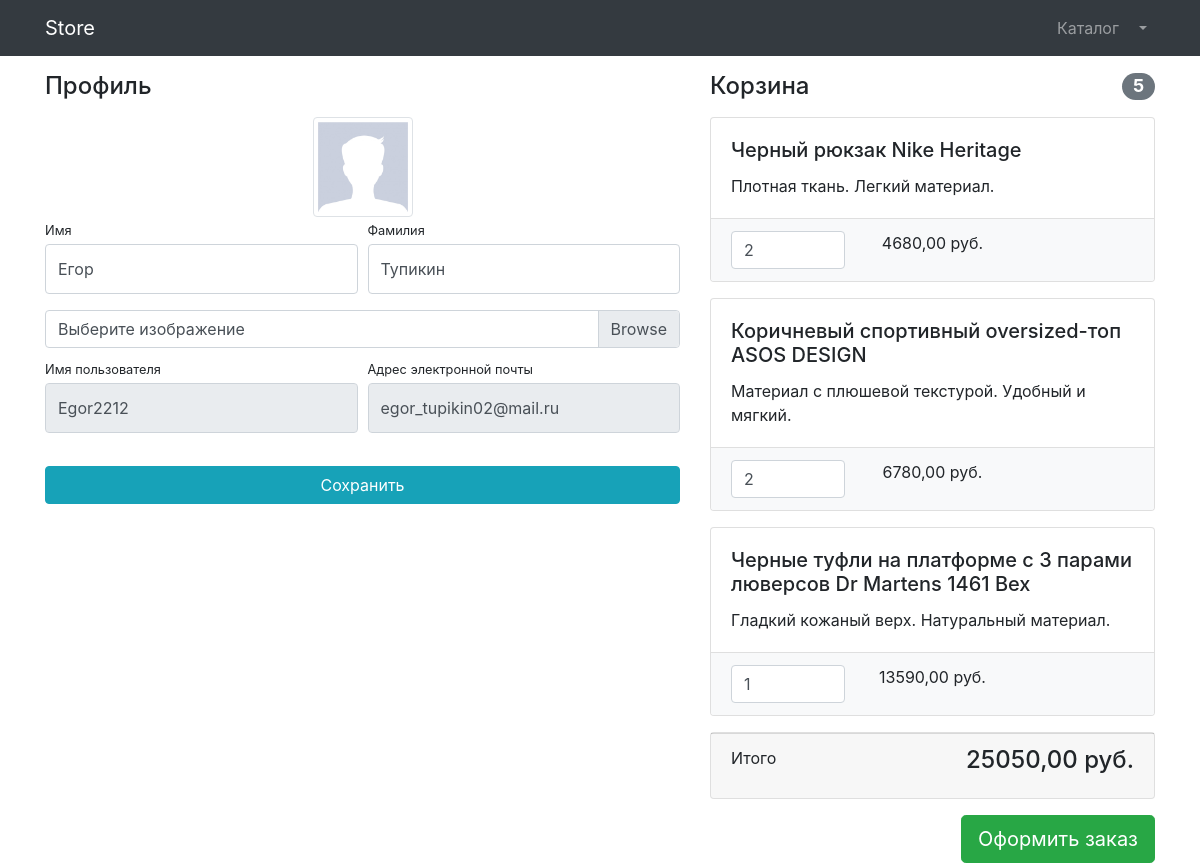
Page /users/prfile/ (signed in) on the earlier database version.
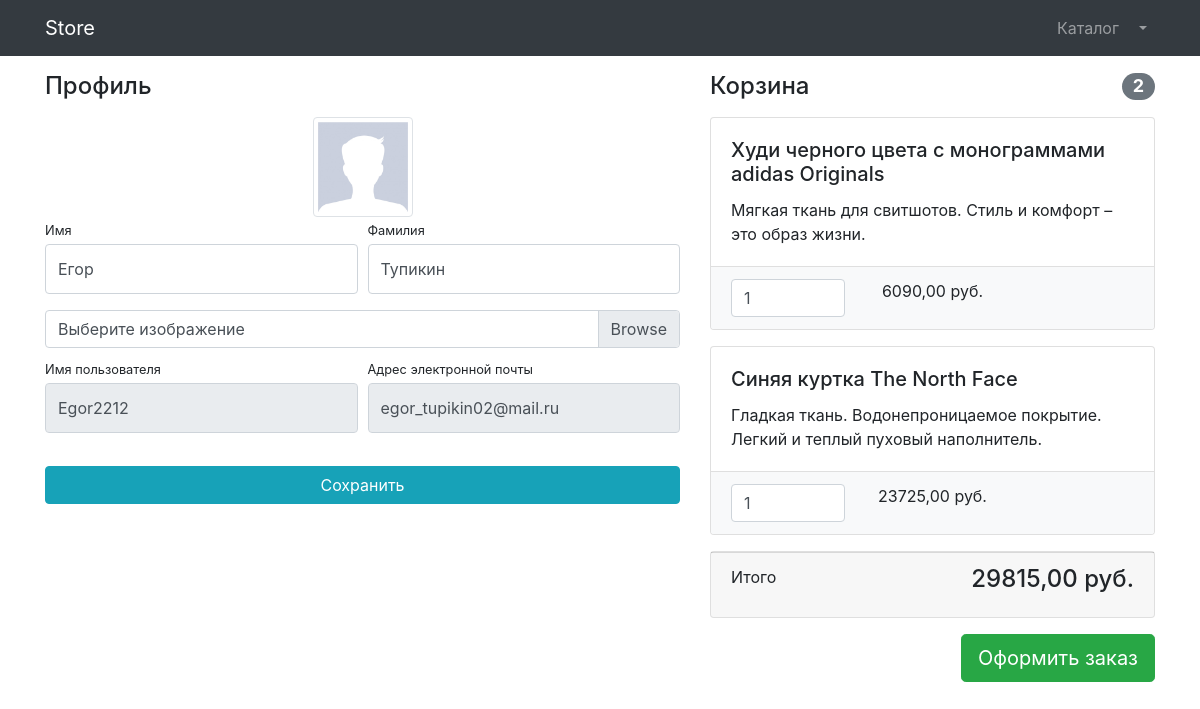
Same page on the later database version.
### users/models.py (models this page shows)
class User(AbstractUser):
    image = models.ImageField(upload_to = 'users_images', null = True, blank = True)

### product/models.py (models this page shows, shortened)
class Basket(models.Model):
    user = models.ForeignKey(to = User, on_delete = models.CASCADE)
    product = models.ForeignKey(to = Product, on_delete = models.CASCADE)
    quantity = models.PositiveSmallIntegerField(default = 0)
    create_timestamp = models.DateTimeField(auto_now_add = True)
    objects = BasketQuerySet.as_manager()
    def sum(self):
        return self.product.price * self.quantity

class Product(models.Model):
    name = models.CharField(max_length = 255)
    description = models.TextField()
    price = models.DecimalField(max_digits = 8, decimal_places = 2)
    quantity = models.PositiveIntegerField(default = 0)
    image = models.ImageField(upload_to = 'products_images')
    category = models.ForeignKey(to=ProductCategory, on_delete = models.CASCADE)

### users/views.py (the view)
# urls.py: path('prfile/', profile, name='profile'),
@login_required
def profile(request):
    if request.method == 'POST':
        form = UserProfileForm(instance = request.user, data = request.POST, files = request.FILES)
        if form.is_valid():
            form.save()
            return HttpResponseRedirect(reverse('profile'))
    else:
        form = UserProfileForm(instance = request.user)
    baskets = Basket.objects.filter(user=request.user)
    total_sum = sum(basket.sum() for basket in baskets)
    total_quantity = sum(basket.quantity for basket in baskets)
    context = {'title': 'Профиль',
               'form': form,
               'baskets': Basket.objects.all(),
               'total_sum': total_sum,
               'total_quantity': total_quantity,
               }
    return render(request, 'users/profile.html', context)

### users/forms.py
class UserProfileForm(UserChangeForm):
    first_name = forms.CharField(widget = forms.TextInput(attrs = {'class': 'form-control py-4'}))
    last_name = forms.CharField(widget = forms.TextInput(attrs = {'class': 'form-control py-4'}))
    image = forms.ImageField(widget = forms.FileInput(attrs = {'class': 'custom-file-input'}), required = False)
    username = forms.CharField(widget = forms.TextInput(attrs = {'class': 'form-control py-4', 'readonly': True}))
    email = forms.CharField(widget = forms.TextInput(attrs = {'class': 'form-control py-4', 'readonly': True}))
    class Meta:
        model = User
        fields = ('first_name', 'last_name', 'image', 'username', 'email')

### product/models.py (called while the page is built)
    def total_sum(self):
        return sum(basket.sum() for basket in self)

    def total_quantity(self):
        return sum(basket.quantity for basket in self)

### users/templates/users/profile.html (shortened to what this page needs)
{% extends 'product/base.html' %}
{% load static %}
{% block css %}
    <link href="{% static 'vendor/css/profile.css' %}" rel="stylesheet">
{% endblock %}
{% block content %}
    <div class="container">
        <div class="row">
            <div class="col-lg-7">
                <h4 class="mt-3 mb-3">Профиль</h4>
                <div class="col-lg-12 text-center">
                    <img width="100" height="100"
                         src="{% if user.image %} {{ user.image.url }} {% else %}
                         {% static 'vendor/img/users/default_avatar.jpg' %} {% endif %}"
                         class="img-thumbnail">
                </div>
                <form action="{% url 'profile' %}" method="post" enctype="multipart/form-data">
                    <div class="form-row">
                        <div class="col-lg-6">
                            <div class="form-group">
                                <label class="small mb-1" for="{{ form.first_name.id_for_label }}">Имя</label>
                                {{ form.first_name }}
                            </div>
                        </div>
                        <div class="col-lg-6">
                            <div class="form-group">
                                <label class="small mb-1" for="{{ form.last_name.id_for_label }}">Фамилия</label>
                                {{ form.last_name }}
                            </div>
                        </div>
                    </div>
                    <div class="form-row mb-2">
                        <div class="col-lg-12">
                            <div class="custom-file">
                                <label class="custom-file-label" for="{{ form.image.id_for_label }}">
                                    Выберите изображение
                                </label>
                            </div>
                        </div>
                    </div>
                    <div class="form-row">
                        <div class="col-lg-6">
                            <label class="small mb-1" for="{{ form.username.id_for_label }}">Имя пользователя</label>
                            {{ form.username }}
                        </div>
                        <div class="col-lg-6">
                            <label class="small mb-1" for="{{ form.email.id_for_label }}">
                                Адрес электронной почты
                            </label>
                            {{ form.email }}
                        </div>
                    </div>
                    <div class="form-row">
                        <div class="col-lg-12" style="margin-top: 33px;">
                            <input class="btn btn-info btn-block" type="submit" value="Сохранить">
                        </div>
                    </div>
                </form>
            </div>
            <div class="col-lg-5">
                {% include 'product/baskets.html' %}
            </div>
        </div>
    </div>
{% endblock %}

### product/templates/product/base.html (shortened to what this page needs)
{% load static %}
 <!DOCTYPE html>
<html lang="en">
<head>
    <link href="{% static 'vendor/bootstrap/css/bootstrap.min.css' %}" rel="stylesheet">
    {% block css %}{% endblock %}
</head>
<body>
<nav class="navbar navbar-expand-lg navbar-dark bg-dark fixed-top">
    <div class="container">
        <a class="navbar-brand" href="{% url 'index' %}">Store</a>
        <div class="collapse navbar-collapse" id="navbarResponsive">
            <ul class="navbar-nav ml-auto">
                <li class="nav-item">
                    <a class="nav-link" href="{% url 'products' %}">Каталог  </a>
                </li>
                {% if user.is_authenticated %}
                 <li class="nav-item dropdown">
                    <a class="nav-link dropdown-toggle" href="#" id="navbarDropdown" role="button"
                       data-bs-toggle="dropdown" aria-expanded="false">
                    </a>
                </li>
                {% else %}
                <li class="nav-item">
                    <a class="nav-link" href="{% url 'login' %}">Войти <i class="fas fa-sign-in-alt"></i></a>
                </li>
                {% endif %}
            </ul>
        </div>
    </div>
</nav>
{% block content %}{% endblock %}
</body>
</html>

### product/templates/product/baskets.html (shortened to what this page needs)
{% if baskets %}
    <h4 class="mt-3 mb-3 d-flex justify-content-between align-items-center mb-3">
        Корзина <span class="badge badge-secondary badge-pill">{{ baskets.total_quantity }}</span>
    </h4>
    {% for basket in baskets %}
        <div class="card mb-3">
            <div class="card-body">
                <h5 class="card-title">{{ basket.product.name }}</h5>
                <p class="card-text">{{ basket.product.description }}</p>
            </div>
            <ul class="list-group list-group-flush">
                <li class="list-group-item bg-light">
                    <div class="row text-center">
                        <div class="col-lg-4">
                            <input name="basketID" type="number" class="form-control"
                                   value="{{ basket.quantity }}" min="0">
                        </div>
                        <div class="col-lg-4">{{ basket.sum }} руб.</div>
                        <div class="col-lg-4">
                        </div>
                    </div>
                </li>
            </ul>
        </div>
    {% endfor %}
    <div class="card mb-3">
        <div class="card-footer">
            <p class="float-left">Итого</p>
            <h4 class="float-right">{{ baskets.total_sum }} руб.</h4>
        </div>
    </div>
    <a class="btn btn-success btn-lg float-right" href="#">
        Оформить заказ
    </a>
{% else %}
    <h4 class="mt-3 mb-3 text-center">
        Корзина пуста
    </h4>
{% endif %}

Differences in the rows shown:
removed Basket: total_quantity "5", product.name "Черный рюкзак Nike Heritage", product.description "Плотная ткань. Легкий материал.", basketID "2", sum "4680,00", total_sum "25050,00"
removed Basket: product.name "Коричневый спортивный oversized-топ ASOS DESIGN", product.description "Материал с плюшевой текстурой. Удобный и мягкий.", basketID "2", sum "6780,00"
removed Basket: product.name "Черные туфли на платформе с 3 парами люверсов Dr Martens 1461 Bex", product.description "Гладкий кожаный верх. Натуральный материал.", basketID "1", sum "13590,00"
added Basket: total_quantity "2", product.name "Худи черного цвета с монограммами adidas Originals", product.description "Мягкая ткань для свитшотов. Стиль и комфорт – это образ жизни.", basketID "1", sum "6090,00", total_sum "29815,00"
added Basket: product.name "Синяя куртка The North Face", product.description "Гладкая ткань. Водонепроницаемое покрытие. Легкий и теплый пуховый наполнитель.", basketID "1", sum "23725,00"
